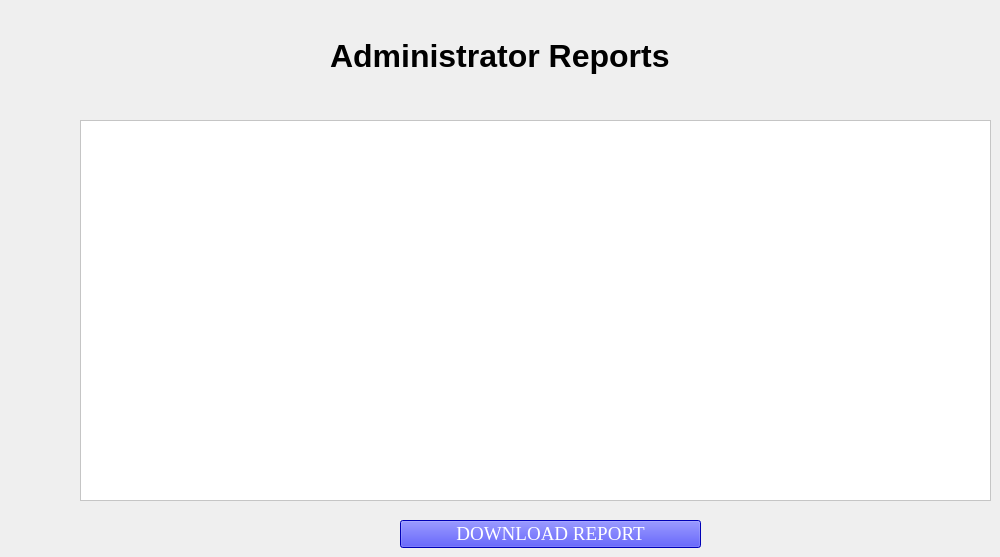
    <widget class="QWidget" name="tab_11">
     <attribute name="title">
      <string>Reports</string>
     </attribute>
     <widget class="QTableView" name="tableView">
      <property name="geometry">
       <rect>
        <x>80</x>
        <y>120</y>
        <width>911</width>
        <height>381</height>
       </rect>
      </property>
      <property name="styleSheet">
       <string notr="true">background-color: rgb(255, 255, 255);
font: 12pt &quot;MS Shell Dlg 2&quot;;</string>
      </property>
     </widget>
     <widget class="QLabel" name="label_12">
      <property name="geometry">
       <rect>
        <x>330</x>
        <y>30</y>
        <width>461</width>
        <height>51</height>
       </rect>
      </property>
      <property name="font">
       <font>
        <pointsize>24</pointsize>
        <weight>75</weight>
        <bold>true</bold>
       </font>
      </property>
      <property name="text">
       <string>Administrator Reports</string>
      </property>
     </widget>
     <widget class="QPushButton" name="download">
      <property name="geometry">
       <rect>
        <x>400</x>
        <y>520</y>
        <width>301</width>
        <height>28</height>
       </rect>
      </property>
      <property name="font">
       <font>
        <family>Times New Roman</family>
        <pointsize>14</pointsize>
        <weight>9</weight>
        <italic>false</italic>
        <bold>false</bold>
       </font>
      </property>
      <property name="styleSheet">
       <string notr="true">background-color: rgb(0, 0, 255);
color: rgb(255, 255, 255);
font: 75 14pt &quot;Times New Roman&quot;;
</string>
      </property>
      <property name="text">
       <string>DOWNLOAD REPORT</string>
      </property>
      <property name="default">
       <bool>false</bool>
      </property>
      <property name="flat">
       <bool>false</bool>
      </property>
     </widget>
    </widget>
